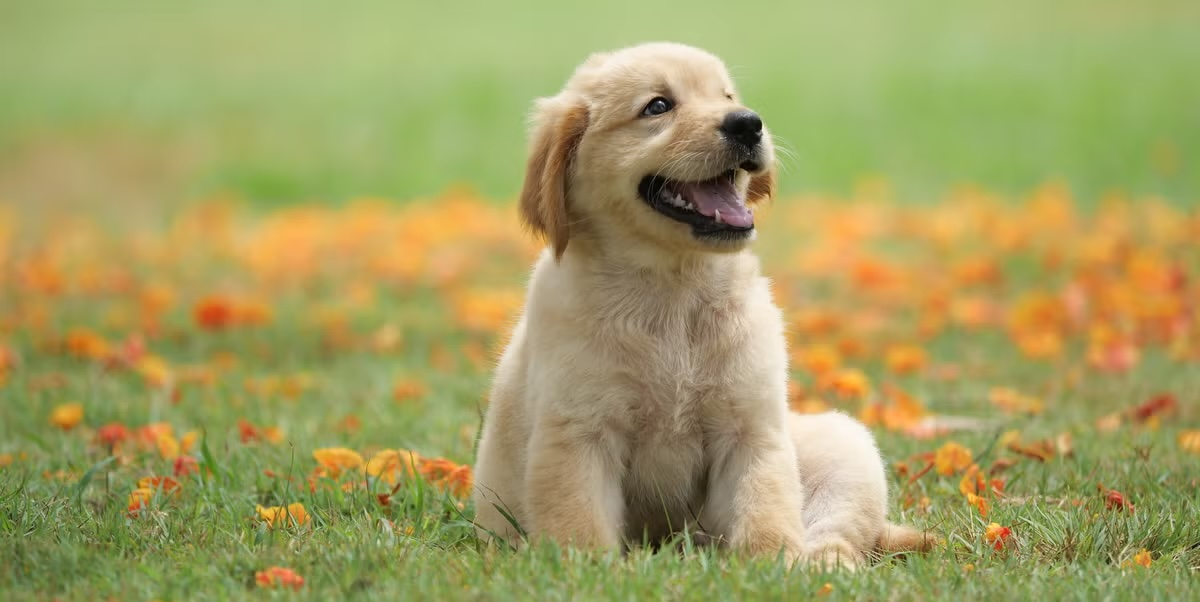
#> input picture Data/Dog.jpg, 1200 x 602 px
$ jupyter execute experiment-4.ipynb
#> lines starting #> are read from the running program, lines starting #| are printed output that depends on the picture
[cell 1]
import cv2
import numpy as np
import matplotlib.pyplot as plt
from numpy.lib.stride_tricks import sliding_window_view

[cell 2]
image = cv2.imread("../Data/Dog.jpg", cv2.IMREAD_GRAYSCALE)
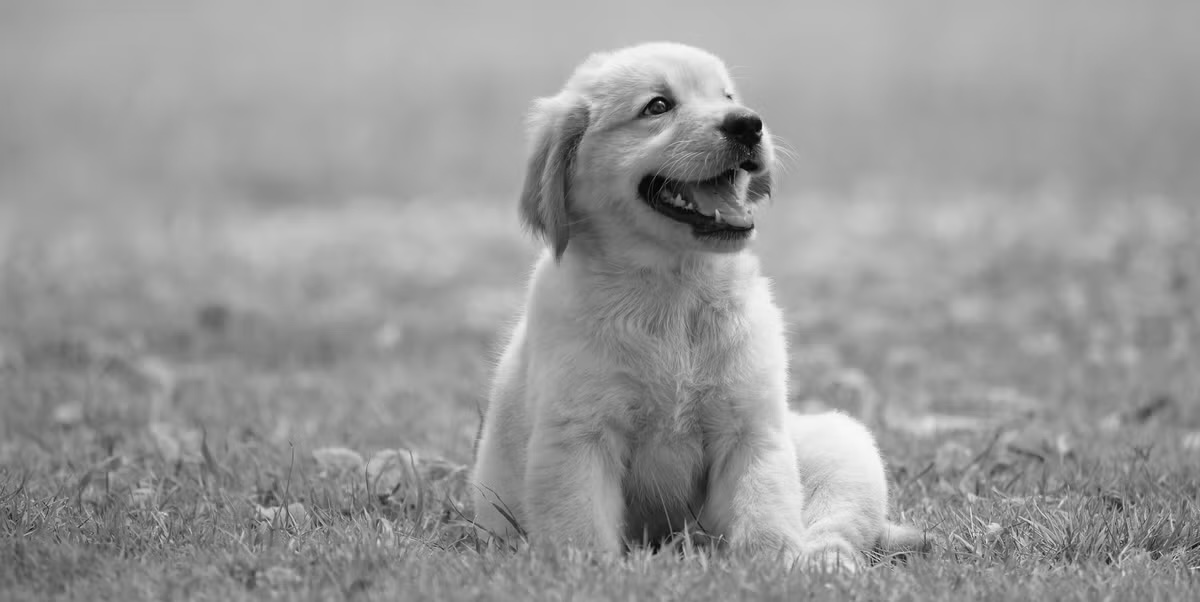
#> image: shape (602, 1200); min 1, max 251, mean 153.1

plt.figure(figsize=(6, 5))
plt.imshow(image, cmap="gray")
plt.title("Original Grayscale Image", fontsize=14)
plt.axis("off")
plt.show()

print("Image Dimensions:", image.shape)
#| Image Dimensions: (602, 1200)

[cell 3]
def generate_gaussian_noise(img: np.ndarray, mean: float = 0.0, std_dev: float = 50.0, seed: int = 42) -> np.ndarray:
    rng = np.random.default_rng(seed)
    gaussian_noise = rng.normal(mean, std_dev, img.shape)
    corrupted = img.astype(np.float32) + gaussian_noise
    return np.clip(corrupted, 0, 255).astype(np.uint8)

[cell 4]
sigma_values = [15, 35, 55, 75, 95]
fig, axes = plt.subplots(1, len(sigma_values), figsize=(18, 4))
fig.suptitle("Gaussian Noise with Varying Standard Deviations (Mean = 0)", fontsize=15, fontweight="bold")

for idx, s in enumerate(sigma_values):
    noisy_sample = generate_gaussian_noise(image, mean=0.0, std_dev=s)
    axes[idx].imshow(noisy_sample, cmap="gray")
    axes[idx].set_title(f"std dev = {s}", fontsize=12)
    axes[idx].axis("off")

plt.tight_layout()
plt.show()

noisy_image = generate_gaussian_noise(image, mean=0.0, std_dev=75.0)
#> in generate_gaussian_noise (call 6), `corrupted = img.astype(np.float32) + gaussian_noise`:
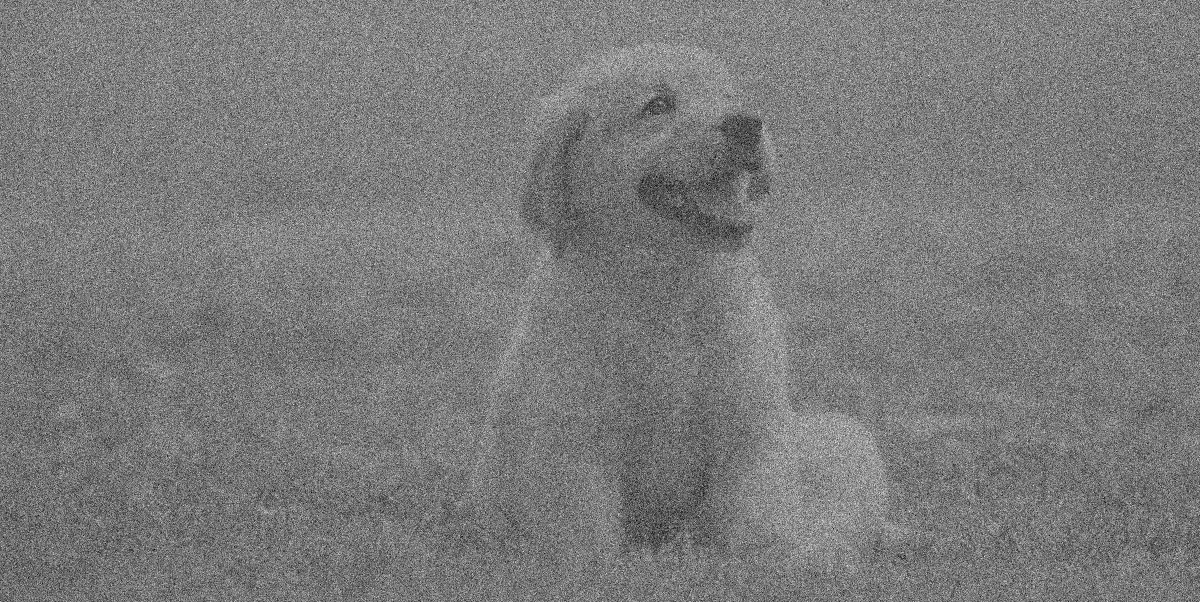
#> corrupted: shape (602, 1200) float64; min -231.3, max 564.5, mean 153; drawn with min black and max white

[cell 5]
def compute_gaussian_kernel(size: int, sigma: float) -> np.ndarray:
    half = size // 2
    coords = np.arange(-half, half + 1)
    x, y = np.meshgrid(coords, coords)
    kernel = np.exp(-(x**2 + y**2) / (2.0 * sigma**2))
    return kernel / np.sum(kernel)

[cell 6]
k3 = compute_gaussian_kernel(3, 1.0)
k5 = compute_gaussian_kernel(5, 1.0)

fig, axes = plt.subplots(1, 2, figsize=(12, 5))

im0 = axes[0].imshow(k3, cmap="Blues")
axes[0].set_title("3x3 Gaussian Kernel (sigma = 1.0)", fontsize=12, fontweight="bold")
for i in range(3):
    for j in range(3):
        val = k3[i, j]
        axes[0].text(j, i, f"{val:.4f}", ha="center", va="center", color="white" if val > 0.15 else "black", fontsize=11, fontweight="bold")
axes[0].set_xticks(range(3))
axes[0].set_yticks(range(3))
axes[0].set_xticklabels([-1, 0, 1])
axes[0].set_yticklabels([-1, 0, 1])
plt.colorbar(im0, ax=axes[0], fraction=0.046, pad=0.04)

im1 = axes[1].imshow(k5, cmap="Blues")
axes[1].set_title("5x5 Gaussian Kernel (sigma = 1.0)", fontsize=12, fontweight="bold")
for i in range(5):
    for j in range(5):
        val = k5[i, j]
        axes[1].text(j, i, f"{val:.4f}", ha="center", va="center", color="white" if val > 0.1 else "black", fontsize=9, fontweight="bold")
axes[1].set_xticks(range(5))
axes[1].set_yticks(range(5))
axes[1].set_xticklabels([-2, -1, 0, 1, 2])
axes[1].set_yticklabels([-2, -1, 0, 1, 2])
plt.colorbar(im1, ax=axes[1], fraction=0.046, pad=0.04)

plt.tight_layout()
plt.show()

print("3x3 Matrix:")
print(np.round(k3, 4))
print("5x5 Matrix:")
print(np.round(k5, 4))

[cell 7]
def apply_gaussian_filter(img: np.ndarray, kernel_size: int = 15, sigma: float = 5.0, stride: int = 1) -> np.ndarray:
#> called with kernel_size = 15, sigma = 5, stride = 1
    kernel = compute_gaussian_kernel(kernel_size, sigma)
    pad_amt = kernel_size // 2
    padded = np.pad(img, pad_amt, mode="reflect")
    windows = sliding_window_view(padded, (kernel_size, kernel_size))[::stride, ::stride]
    convolved = np.einsum("ijkl,kl->ij", windows, kernel)
    return np.clip(convolved, 0, 255).astype(np.uint8)

[cell 8]
k_size = 15
sigma_val = 5.0

cv_smoothed = cv2.GaussianBlur(noisy_image, (k_size, k_size), sigma_val)
custom_smoothed = apply_gaussian_filter(noisy_image, kernel_size=k_size, sigma=sigma_val)

diff_map = np.abs(cv_smoothed.astype(np.int32) - custom_smoothed.astype(np.int32))
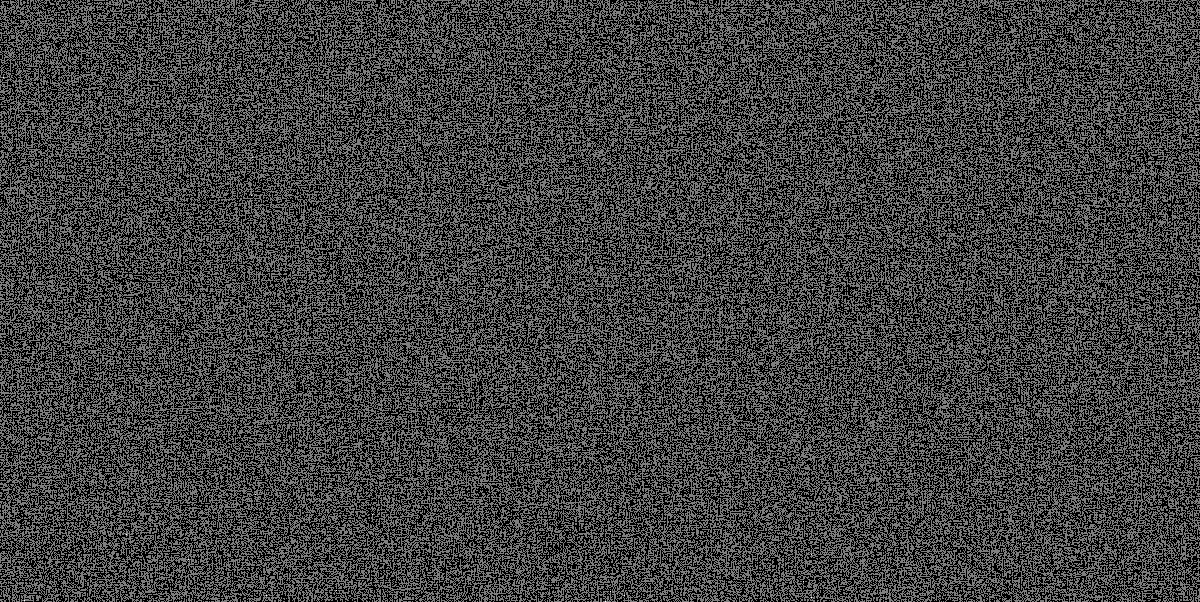
#> diff_map: shape (602, 1200) int32; min 0, max 2, mean 0.5; drawn with min black and max white
mean_abs_diff = np.mean(diff_map)
#> mean_abs_diff = 0.5

fig, axes = plt.subplots(1, 3, figsize=(18, 5))
fig.suptitle(f"Benchmark: Custom vs OpenCV Gaussian Blur (k={k_size}x{k_size}, sigma={sigma_val})", fontsize=15, fontweight="bold")

axes[0].imshow(cv_smoothed, cmap="gray")
axes[0].set_title("OpenCV cv2.GaussianBlur", fontsize=12)
axes[0].axis("off")

axes[1].imshow(custom_smoothed, cmap="gray")
axes[1].set_title("Custom Vectorized Gaussian Filter", fontsize=12)
axes[1].axis("off")

im = axes[2].imshow(diff_map, cmap="hot")
axes[2].set_title(f"Absolute Difference (MAE: {mean_abs_diff:.3f})", fontsize=12)
axes[2].axis("off")
plt.colorbar(im, ax=axes[2], fraction=0.046, pad=0.04)

plt.tight_layout()
plt.show()
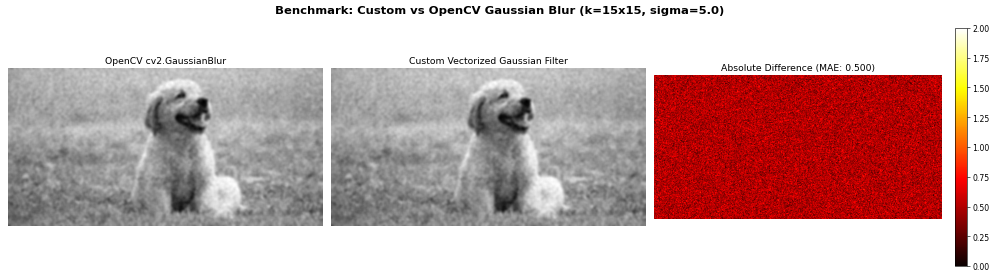
#> figure drawn by matplotlib, 4 panels

[cell 9]
test_kernels = [3, 7, 11, 15, 21]
test_sigmas = [1.0, 2.5, 5.0, 8.0]

fig, axes = plt.subplots(len(test_kernels), len(test_sigmas), figsize=(16, 18))
fig.suptitle("Gaussian Filtering Grid: Varying Kernel Sizes & Sigma Values", fontsize=16, fontweight="bold")

for r, k in enumerate(test_kernels):
    for c, s in enumerate(test_sigmas):
        filtered_res = apply_gaussian_filter(noisy_image, kernel_size=k, sigma=s)
        ax = axes[r, c]
        ax.imshow(filtered_res, cmap="gray")
        ax.set_title(f"k={k}x{k}, sigma={s}", fontsize=10)
        ax.axis("off")
#> this loop made 5 passes
#> pass 1, in apply_gaussian_filter (call 2), `padded = np.pad(img, pad_amt, mode="reflect")`:
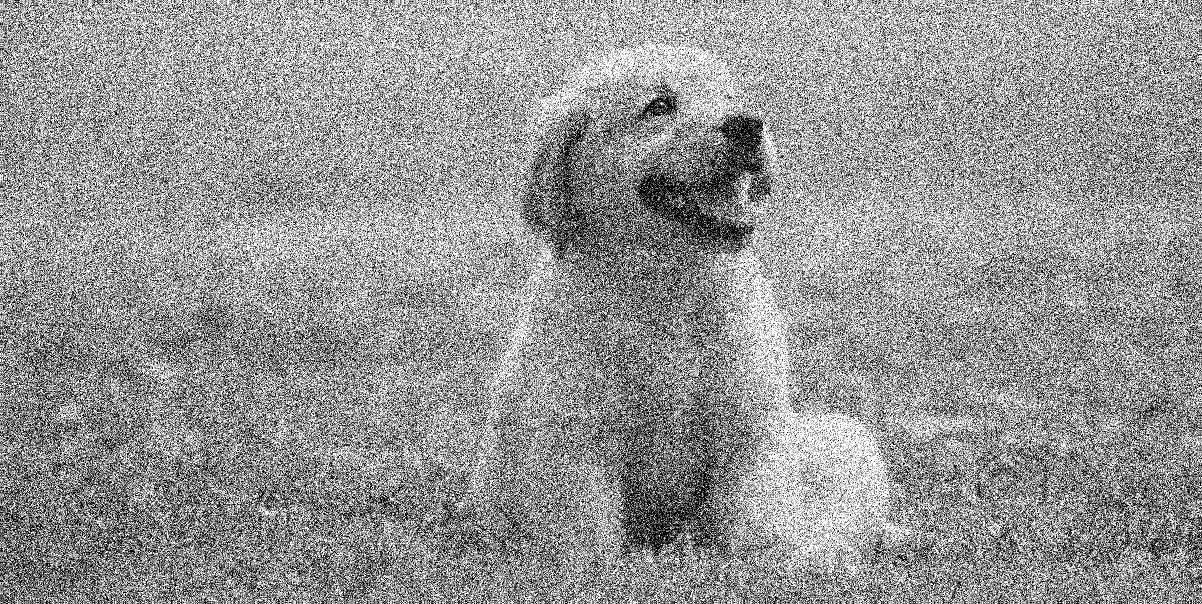
#> padded: shape (604, 1202); min 0, max 255, mean 149.7

plt.tight_layout()
plt.show()
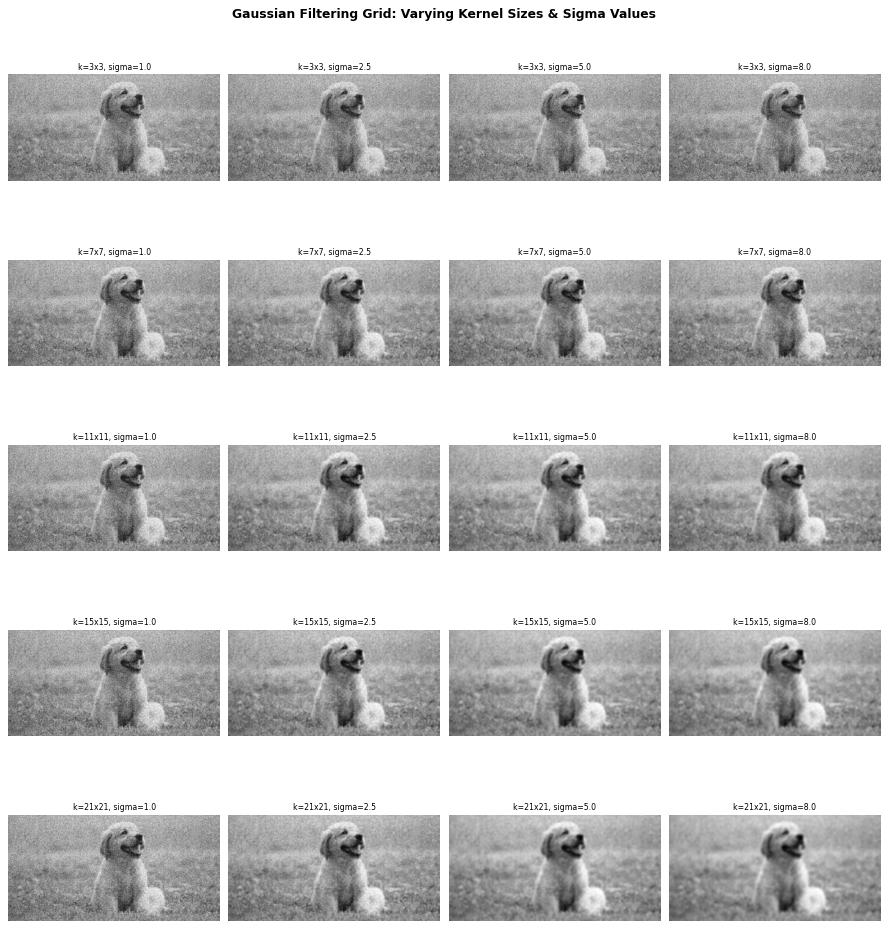
#> figure drawn by matplotlib, 20 panels

[cell 10]
strides_to_test = [1, 2, 3, 4]
fixed_kernel = 15
fixed_sigma = 5.0

fig, axes = plt.subplots(1, len(strides_to_test), figsize=(18, 5))
fig.suptitle(f"Gaussian Filtering with Varying Strides (k={fixed_kernel}x{fixed_kernel}, sigma={fixed_sigma})", fontsize=15, fontweight="bold")

for idx, st in enumerate(strides_to_test):
    strided_out = apply_gaussian_filter(noisy_image, kernel_size=fixed_kernel, sigma=fixed_sigma, stride=st)
    ax = axes[idx]
    ax.imshow(strided_out, cmap="gray", extent=[0, strided_out.shape[1], strided_out.shape[0], 0])
    ax.set_title(f"Stride: {st} | Resolution: {strided_out.shape[1]}x{strided_out.shape[0]}", fontsize=11)
    ax.tick_params(axis="both", which="both", labelsize=8)

plt.tight_layout()
plt.show()
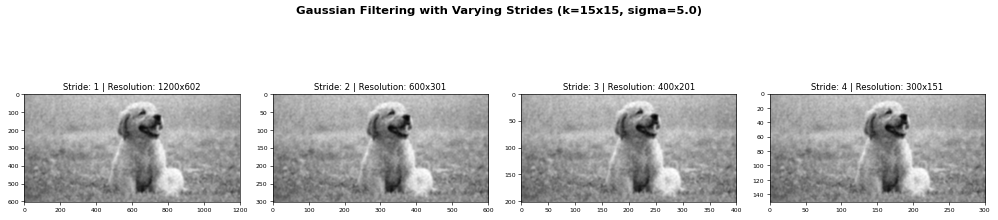
#> figure drawn by matplotlib, 4 panels

$ run again, with Data/Cat.jpg copied over Data/Dog.jpg
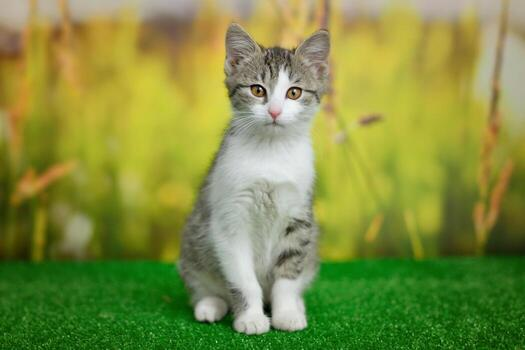
#> input picture Data/Cat.jpg, 525 x 350 px
#| Image Dimensions: (350, 525)
#> mean_abs_diff = 0.498
#> the loop `for r, k in enumerate(test_kernels):` made 5 passes
#> pass 1, in apply_gaussian_filter (call 2), `convolved = np.einsum("ijkl,kl->ij", windows, kernel)`:
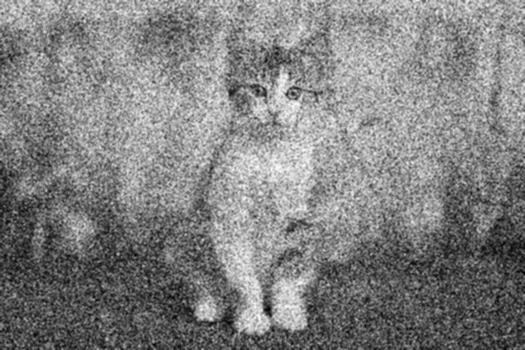
#> convolved: shape (350, 525) float64; min 2.03, max 253.1, mean 129.3
#> `plt.show()`:
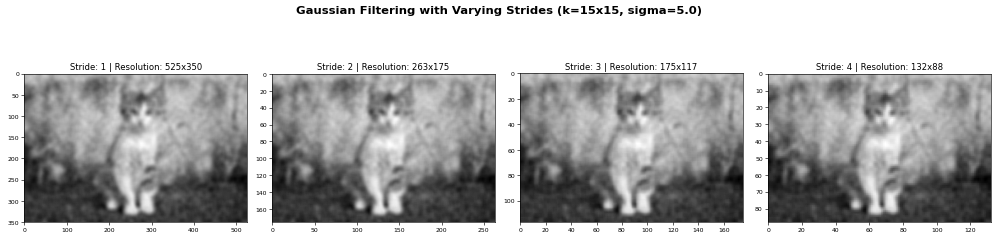
#> figure drawn by matplotlib, 4 panels
